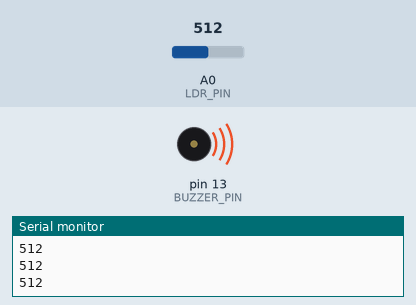
A sketch run on a simulated Arduino Uno, built with avr-gcc and run on an emulated ATmega328P. On the bench: buzzer (waves = sounding), the last lines printed to the serial monitor. Inputs (shaded band) come from the test bench; at power-on: A0 (LDR_PIN) = 512.

Above: at 1.2 s.
1.3 s: A0 (LDR_PIN) set to 0
At 2.2 s:
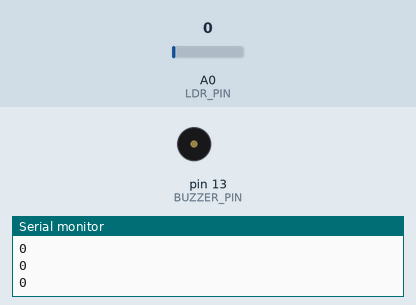
2.8 s: A0 (LDR_PIN) set to 122
At 3.5 s:
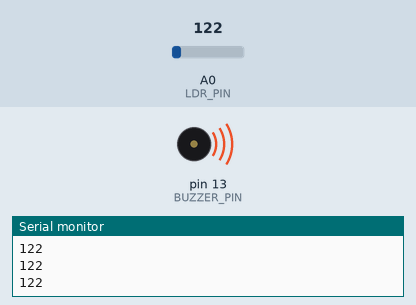
Timing chart, 0 to 5.8 s (numbered marks = the images above; inputs shaded):
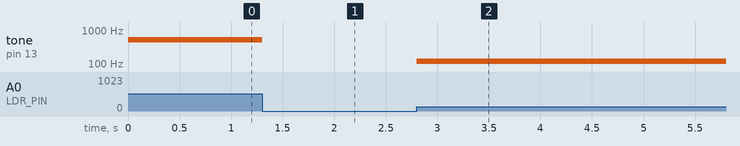

The sketch:

light_and_buzzer.ino
```cpp
#include <EEPROM.h>

#define LDR_PIN A0
#define BUZZER_PIN 13
void setup() {
    // put your setup code here, to run once:
    pinMode(LDR_PIN, INPUT);
    pinMode(BUZZER_PIN, OUTPUT);
    Serial.begin(9600);
}

void loop() {
    int in = analogRead(LDR_PIN);
    tone(BUZZER_PIN, in);
    Serial.println(in);
}
```

Measured:
- after the input at 1.3 s, tone on pin 13 (BUZZER_PIN): 512 Hz → silent at once
- after the input at 2.8 s, tone on pin 13 (BUZZER_PIN): silent → 122 Hz at once
